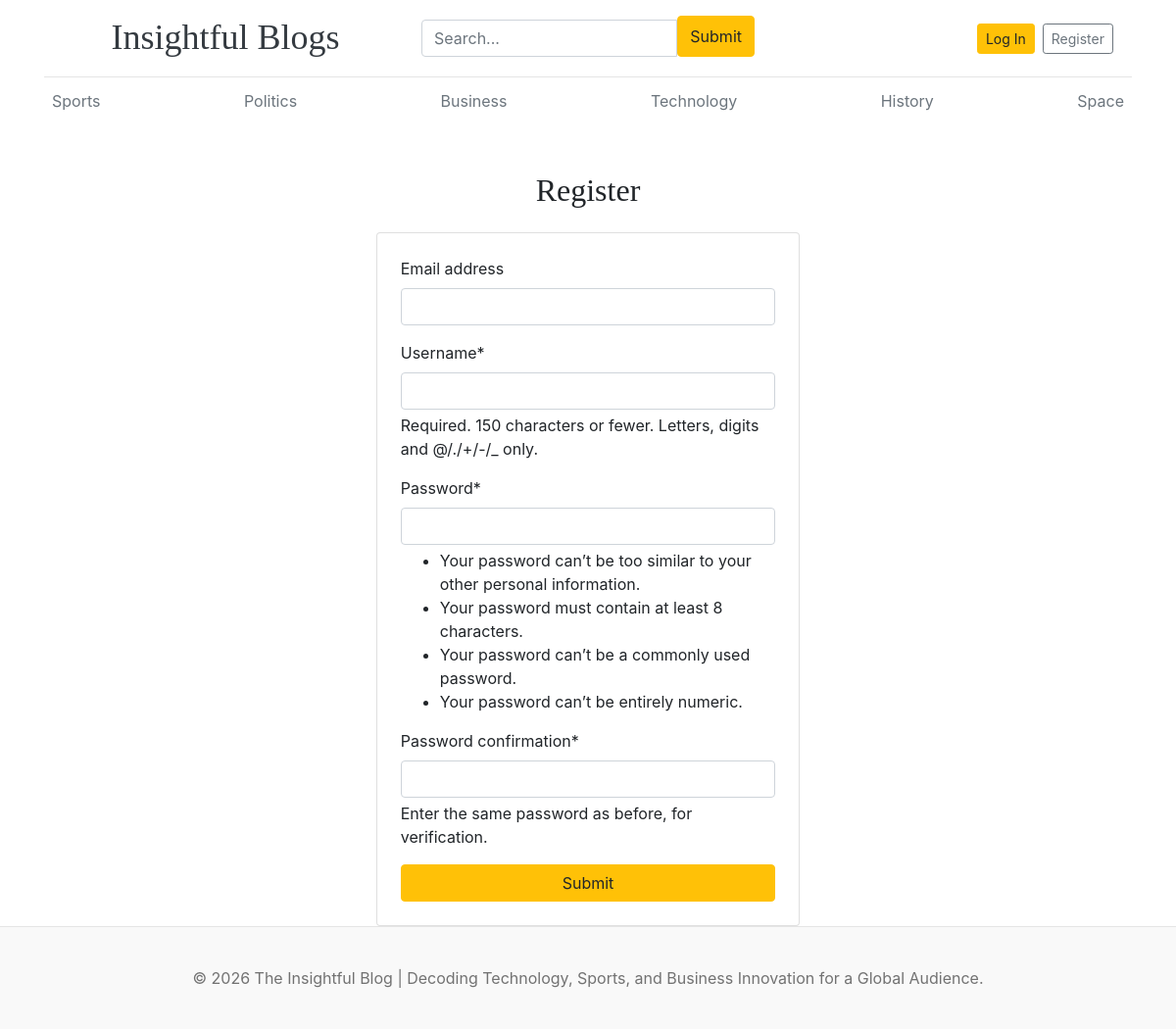
Screenshot of /register/ with the database file from the repository.
### blogs/models.py (models this page shows, shortened)
class Category(models.Model):
    category_name = models.CharField(max_length=50, unique=True)
    created_at = models.DateTimeField(auto_now_add=True)
    updated_at = models.DateTimeField(auto_now_add=True)
    class Meta:
        verbose_name_plural = "Categories"

### blog_main/views.py (the view)
# urls.py: path("register/", views.register, name="register"),
def register(request):
    if request.method == "POST":
        form = RegistrationForm(request.POST)
        if form.is_valid():
            form.save()
            messages.success(request, "Your account has been created successfully!")
            return redirect("login")
        else:
            print(form.errors)
    else:
        form = RegistrationForm()
    context = {
        "form": form,
    }
    return render(request, "register.html", context)

### blogs/forms.py
class RegistrationForm(UserCreationForm):
    class Meta:
        model = User
        fields = ("email", "username", "password1", "password2")

### blogs/context_processors.py (called while the page is built)
def get_categories(request):
    categories = Category.objects.all()
    return dict(categories=categories)

def get_social_links(request):
    social_links = SocialLink.objects.all()
    return dict(social_links=social_links)

### templates/register.html (shortened to what this page needs)
{% extends 'base.html' %}
{% block content %}
{% load crispy_forms_tags %}
<div class="container mt-5">
    <div class="row justify-content-center">
        <div class="col-lg-5 col-md-7 col-sm-12">
            <h2 class="text-center mb-4">Register</h2>
            <div class="card shadow p-4">
                <form action="{% url 'register' %}" method="POST">
                    {{ form|crispy }}
                    <button type="submit" class="btn btn-warning w-100">
                        Submit
                    </button>
                </form>
            </div>
        </div>
    </div>
</div>
{% endblock %}

### templates/base.html (shortened to what this page needs)
{% load static %}
<!DOCTYPE html>
<html lang="en">
<head>
    <link href="https://getbootstrap.com/docs/4.0/dist/css/bootstrap.min.css" rel="stylesheet">
    <link href="{% static 'css/blog.css' %}" rel="stylesheet">
    <link rel="stylesheet" href="https://cdnjs.cloudflare.com/ajax/libs/font-awesome/4.7.0/css/font-awesome.min.css">
</head>
<body>
    <div class="container">
        <header class="blog-header py-3 container">
            <div class="row gy-3 justify-content-between align-items-center">
                <div class="col-12 col-lg-4 text-center text-lg-start">
                    <a class="blog-header-logo text-dark h4 text-decoration-none fw-bold" href="/">Insightful Blogs</a>
                </div>
                <div class="col-12 col-lg-4">
                    <form action="{% url 'search' %}" method="GET">
                        <div class="input-group mb-1">
                            <input class="form-control mt-1" type="text" name="keyword" value="{{ keyword }}"
                                placeholder="Search..." aria-label="Search" aria-describedby="button-search" />
                            <button class="btn btn-warning" id="button-search" type="submit">Submit</button>
                        </div>
                    </form>
                </div>
                <div class="col-12 col-lg-4 d-flex justify-content-center justify-content-lg-end align-items-center">
                    {% if not user.is_authenticated %}
                    <a class="btn btn-sm btn-warning m-1" href="{% url 'login' %}">Log In</a>
                    <a class="btn btn-sm btn-outline-secondary m-1" href="{% url 'register' %}">Register</a>
                    {% else %}
                    <div class="text-muted small me-3"><a href="{% url 'dashboard' %}">Dashboard</a></div>
                    &ensp;
                    <a href="{% url 'logout' %}"
                        class="btn btn-sm btn-link text-danger text-decoration-none p-0">Logout</a>
                    {% endif %}
                </div>
            </div>
        </header>
        <div class="nav-scroller py-1 mb-2">
            <nav class="nav d-flex justify-content-between">
                {% for cat in categories %}
                <a class="p-2 text-muted" href="{% url 'posts_by_category' cat.id %}">{{cat.category_name}}</a>
                {% endfor %}
            </nav>
        </div>
        {% block content %}
        {% endblock %}
    </div>
    <footer class="blog-footer">
        <p>© 2026 The Insightful Blog | Decoding Technology, Sports, and Business Innovation for a Global Audience.</p>
    </footer>
</body>
</html>

### static/css/blog.css (style rules this page uses)
.blog-header { border-bottom: 1px solid #e5e5e5; }
.blog-header-logo { font-family: "Playfair Display", Georgia, "Times New Roman", serif; font-size: 2.25rem; }
h1, h2, h3, h4, h5, h6 { font-family: "Playfair Display", Georgia, "Times New Roman", serif; }
.blog-footer { padding: 2.5rem 0; color: #727272; text-align: center; background-color: #f9f9f9; border-top: .05rem solid #e5e5e5; }
.blog-footer p:last-child { margin-bottom: 0; }

### rows the page displays
Category: category_name "Sports"
Category: category_name "Politics"
Category: category_name "Business"
Category: category_name "Technology"
Category: category_name "History"
Category: category_name "Space"
